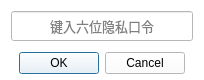
<?xml version="1.0" encoding="UTF-8"?>
<ui version="4.0">
 <class>selfModuleCheckDlg</class>
 <widget class="QDialog" name="selfModuleCheckDlg">
  <property name="geometry">
   <rect>
    <x>0</x>
    <y>0</y>
    <width>204</width>
    <height>80</height>
   </rect>
  </property>
  <property name="minimumSize">
   <size>
    <width>100</width>
    <height>80</height>
   </size>
  </property>
  <property name="maximumSize">
   <size>
    <width>15505</width>
    <height>11111111</height>
   </size>
  </property>
  <property name="font">
   <font>
    <family>宋体</family>
    <pointsize>10</pointsize>
   </font>
  </property>
  <property name="contextMenuPolicy">
   <enum>Qt::NoContextMenu</enum>
  </property>
  <property name="windowTitle">
   <string/>
  </property>
  <property name="styleSheet">
   <string notr="true">background-color: rgb(255, 255, 255);</string>
  </property>
  <layout class="QVBoxLayout" name="verticalLayout">
   <item>
    <widget class="QLineEdit" name="lineEdit">
     <property name="minimumSize">
      <size>
       <width>0</width>
       <height>30</height>
      </size>
     </property>
     <property name="font">
      <font>
       <family>宋体</family>
       <pointsize>10</pointsize>
      </font>
     </property>
     <property name="mouseTracking">
      <bool>true</bool>
     </property>
     <property name="tabletTracking">
      <bool>false</bool>
     </property>
     <property name="styleSheet">
      <string notr="true">background-color: rgb(255, 255, 255);</string>
     </property>
     <property name="echoMode">
      <enum>QLineEdit::Password</enum>
     </property>
     <property name="alignment">
      <set>Qt::AlignCenter</set>
     </property>
     <property name="placeholderText">
      <string>键入六位隐私口令</string>
     </property>
     <property name="cursorMoveStyle">
      <enum>Qt::LogicalMoveStyle</enum>
     </property>
     <property name="clearButtonEnabled">
      <bool>false</bool>
     </property>
    </widget>
   </item>
   <item>
    <widget class="QDialogButtonBox" name="buttonBox">
     <property name="minimumSize">
      <size>
       <width>0</width>
       <height>40</height>
      </size>
     </property>
     <property name="maximumSize">
      <size>
       <width>16777215</width>
       <height>30</height>
      </size>
     </property>
     <property name="cursor">
      <cursorShape>PointingHandCursor</cursorShape>
     </property>
     <property name="mouseTracking">
      <bool>true</bool>
     </property>
     <property name="focusPolicy">
      <enum>Qt::NoFocus</enum>
     </property>
     <property name="styleSheet">
      <string notr="true">background-color: rgb(255, 255, 255);</string>
     </property>
     <property name="orientation">
      <enum>Qt::Horizontal</enum>
     </property>
     <property name="standardButtons">
      <set>QDialogButtonBox::Cancel|QDialogButtonBox::Ok</set>
     </property>
     <property name="centerButtons">
      <bool>true</bool>
     </property>
    </widget>
   </item>
  </layout>
 </widget>
 <tabstops>
  <tabstop>lineEdit</tabstop>
 </tabstops>
 <resources/>
 <connections/>
</ui>
